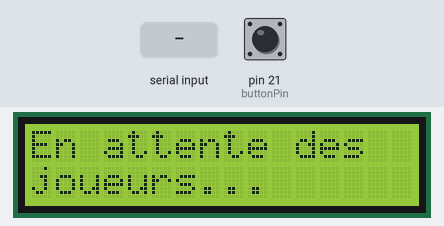
A sketch run on a simulated Arduino Mega 2560, built with avr-gcc and run on an emulated ATmega2560. Shown: 16×2 character LCD. Inputs (shaded band) come from the test bench; at power-on: pin 21 (buttonPin) HIGH. Random numbers use the default seed unless the sketch sets one; what the sketch prints to the serial monitor is not drawn.

Above: at 1.2 s.
1.3 s: "start\n" received over Serial
At 1.9 s:
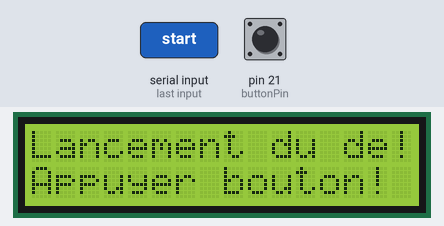
2.8 s: pin 21 (buttonPin) pulled LOW for 0.15 s
At 3.11 s:
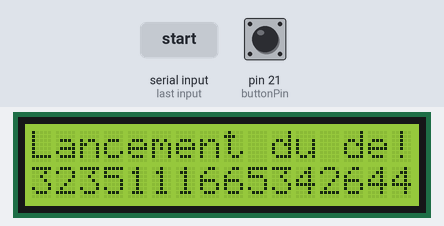
At 8.9 s:
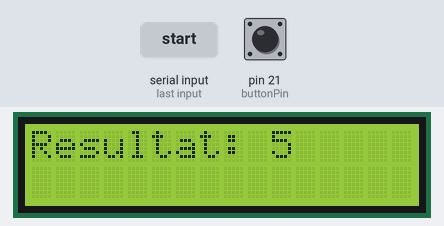
Timing chart, 0 to 10.4 s (numbered marks = the images above; inputs shaded):
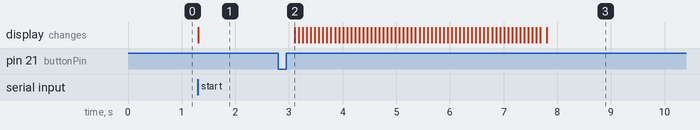

Measured:
- after the input at 1.3 s, the display: changes at once (image 1)
- after the input at 2.8 s, the display: first changes after 0.30 s (image 2 shows a later state)

The sketch:

arduino_de.ino
```cpp
#include <LiquidCrystal.h>

// Initialisation de l'écran LCD
LiquidCrystal lcd_1(19, 23, 18, 17, 16, 15);

// Définition des constantes et variables
const int buttonPin = 21;
bool isAnimating = false;
bool isWaitingForButton = false; // on attendra l'ordre depuis Python
unsigned long previousMillis = 0;
unsigned long animationStartTime = 0;
const unsigned long animationDuration = 5000;
int result = 0;

void setup() {
  lcd_1.begin(16, 2);
  lcd_1.print("En attente des");
  lcd_1.setCursor(0, 1);
  lcd_1.print("joueurs...");

  randomSeed(analogRead(0));
  pinMode(buttonPin, INPUT_PULLUP);
  Serial.begin(9600); // Démarrage de la communication série
}

void loop() {
  unsigned long currentMillis = millis();

  // Vérifier si un signal vient du PC pour autoriser un lancer
  if (Serial.available()) {
    String input = Serial.readStringUntil('\n');
    input.trim();
    if (input == "start") {
      isWaitingForButton = true;
      lcd_1.clear();
      lcd_1.print("Lancement du de!");
      lcd_1.setCursor(0, 1);
      lcd_1.print("Appuyer bouton!");
    }
  }

  // Attente de l'appui du bouton
  if (isWaitingForButton && digitalRead(buttonPin) == LOW) {
    delay(300);
    while (digitalRead(buttonPin) == LOW);
    isWaitingForButton = false;
    isAnimating = true;
    animationStartTime = currentMillis;
    previousMillis = currentMillis;

    lcd_1.clear();
    lcd_1.print("Lancement du de!");
  }

  // Animation du lancer
  if (isAnimating) {
    if (currentMillis - previousMillis >= 75) {
      previousMillis = currentMillis;
      lcd_1.setCursor(0, 1);
      for (int i = 0; i < 16; i++) {
        lcd_1.print(random(1, 7));
      }
    }

    if (currentMillis - animationStartTime >= animationDuration) {
      isAnimating = false;
      result = random(1, 7);
      Serial.println(result);
      lcd_1.clear();
      lcd_1.setCursor(0, 0);
      lcd_1.print("Resultat: ");
      lcd_1.print(result);
      delay(5000);
      lcd_1.clear();
      lcd_1.print("En attente des");
      lcd_1.setCursor(0, 1);
      lcd_1.print("joueurs...");
    }
  }
}
```
